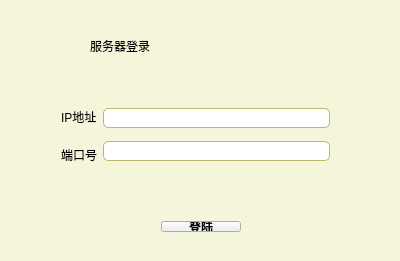
<?xml version="1.0" encoding="UTF-8"?>
<ui version="4.0">
 <class>Widget</class>
 <widget class="QWidget" name="Widget">
  <property name="geometry">
   <rect>
    <x>0</x>
    <y>0</y>
    <width>400</width>
    <height>261</height>
   </rect>
  </property>
  <property name="windowTitle">
   <string>Widget</string>
  </property>
  <property name="styleSheet">
   <string notr="true">QWidget:window {
font-family: ‘Segoe UI’;
background-color: beige;
}</string>
  </property>
  <widget class="QLabel" name="theme_name">
   <property name="geometry">
    <rect>
     <x>90</x>
     <y>30</y>
     <width>261</width>
     <height>31</height>
    </rect>
   </property>
   <property name="styleSheet">
    <string notr="true">font: 30 12pt &quot;微软雅黑 Light&quot;;
font: 22pt &quot;Arial&quot;;</string>
   </property>
   <property name="text">
    <string>服务器登录</string>
   </property>
  </widget>
  <widget class="QWidget" name="layoutWidget">
   <property name="geometry">
    <rect>
     <x>50</x>
     <y>90</y>
     <width>291</width>
     <height>91</height>
    </rect>
   </property>
   <layout class="QHBoxLayout" name="horizontalLayout">
    <item>
     <layout class="QVBoxLayout" name="verticalLayout">
      <item>
       <widget class="QLabel" name="ID_label">
        <property name="text">
         <string>IP地址</string>
        </property>
       </widget>
      </item>
      <item>
       <widget class="QLabel" name="password_id">
        <property name="text">
         <string>端口号</string>
        </property>
       </widget>
      </item>
     </layout>
    </item>
    <item>
     <layout class="QVBoxLayout" name="verticalLayout_2">
      <item>
       <widget class="QLineEdit" name="id_line">
        <property name="styleSheet">
         <string notr="true">QLineEdit, QFrame {
border-width: 1px;
padding: 1px;
border-style: solid;
border-color: darkkhaki;
border-radius: 5px;
}

/* As mentioned above, eliminate the padding and increase the border. */
QLineEdit:focus, QFrame:focus {
border-width: 3px;
padding: 0px;
}</string>
        </property>
       </widget>
      </item>
      <item>
       <widget class="QLineEdit" name="passwordline">
        <property name="styleSheet">
         <string notr="true">QLineEdit, QFrame {
border-width: 1px;
padding: 1px;
border-style: solid;
border-color: darkkhaki;
border-radius: 5px;
}

/* As mentioned above, eliminate the padding and increase the border. */
QLineEdit:focus, QFrame:focus {
border-width: 3px;
padding: 0px;
}</string>
        </property>
       </widget>
      </item>
     </layout>
    </item>
   </layout>
  </widget>
  <widget class="QWidget" name="layoutWidget">
   <property name="geometry">
    <rect>
     <x>150</x>
     <y>210</y>
     <width>214</width>
     <height>33</height>
    </rect>
   </property>
   <layout class="QHBoxLayout" name="horizontalLayout_2">
    <item>
     <widget class="QPushButton" name="login_button">
      <property name="styleSheet">
       <string notr="true">QPushButton:pressed {
padding-left: 5px;
padding-top: 5px;
background-color: #d0d67c;
}

QLabel, QAbstractButton {
font: bold;
}</string>
      </property>
      <property name="text">
       <string>登陆</string>
      </property>
     </widget>
    </item>
    <item>
     <spacer name="horizontalSpacer">
      <property name="orientation">
       <enum>Qt::Horizontal</enum>
      </property>
      <property name="sizeHint" stdset="0">
       <size>
        <width>40</width>
        <height>20</height>
       </size>
      </property>
     </spacer>
    </item>
   </layout>
  </widget>
 </widget>
 <layoutdefault spacing="6" margin="11"/>
 <resources/>
 <connections/>
</ui>
